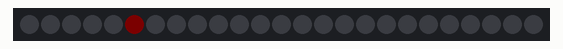
Bench run of a sketch on a simulated Arduino Uno, built with avr-gcc and run on an emulated ATmega328P. Shown: 25 RGB LEDs in strip order, left to right. Dim RGB values are drawn brighter than linear; random numbers use the default seed unless the sketch sets one.

Above: at 1.54 s.
At 6.43 s:
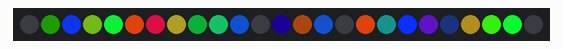
At 12.05 s:
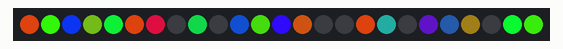
At 20.9 s:
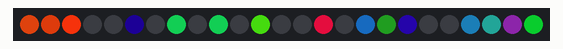
At 30.34 s:
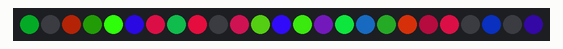
At 39.81 s:
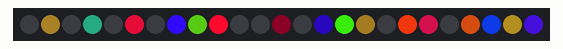

The sketch:

led_strip_random.ino
```cpp
#include "SPI.h"
#include "Adafruit_WS2801.h"

typedef struct Pixel {
  uint32_t color;
  byte mode;
  float level;
  float delta;
  unsigned int wait;
} Pixel;

Adafruit_WS2801 strip = Adafruit_WS2801(25, 3, 2);

Pixel* pixels;

uint32_t color;
float level = 0.0;
float delta = 0.01;

void setup() {
  randomSeed(analogRead(0));
  strip.begin();
  fill(Color(0, 0, 0));
  strip.show();
  pixels = (Pixel*)calloc(strip.numPixels(), sizeof(Pixel));
  for (int i = 0; i < strip.numPixels(); i++) {
    pixels[i].mode = 0;
  }
  color = Color(0x91, 0x37, 0x02);
}

uint32_t palette[] = {
  /*
  Color(0xFF, 0x00, 0x00),
  Color(0x00, 0xFF, 0x00),
  Color(0x00, 0x00, 0xFF),
  Color(0xFF, 0xFF, 0xFF),
  Color(0x00, 0x00, 0x00),
  /* */
  /*
  Color(0xED, 0xF3, 0x93),
  Color(0xF5, 0xE6, 0x65),
  Color(0xFF, 0xC4, 0x72),
  Color(0x4C, 0x02, 0x00),
  Color(0x89, 0xBA, 0xBE)
  /* */

  Color(0x61, 0x2E, 0x34),
  Color(0xE2, 0x7A, 0x4D),
  Color(0xFF, 0xBB, 0x81),
  Color(0xFF, 0xEA, 0xD9),
  Color(0xBE, 0x82, 0xAF),
  Color(0x19, 0x91, 0x9E),
  Color(0xFF, 0x31, 0x00),
  Color(0x72, 0x4C, 0x75)
  /* */
};

const byte palette_size = 8;

void loop() {
   for (int i = 0; i < strip.numPixels(); i++) {
     Pixel* p = &pixels[i];
     switch (p->mode) {
       case 0: // start
        p->wait = random(100, 500);
        p->mode = 1;
        break;
      case 1: // black, wait
        p->wait--;
        if (p->wait <= 0) {
          //p->color = palette[random(0, palette_size)];
          p->color = HSVtoRGB(random(0, 255) / 255.0, 190, 210);
          p->level = 0.0;
          p->delta = random(1, 5) / 200.0;
          p->mode = 2;
        }
        break;
      case 2: // get brighter
        p->level += p->delta;
        if (p->level > 1.0) {
          p->mode = 3;
          p->wait = random(100, 1000);
          p->level = 1.0;
        }
        strip.setPixelColor(i, dim(p->color, p->level));
        break;
      case 3: // fully lit
        p->wait--;
        if (p->wait <= 0) {
          p->mode = 4;
          p->level = 1.0;
          p->delta = random(1, 5) / 200.0;
        }
        break;
      case 4: // get darker again
        p->level -= p->delta;
        if (p->level <= 0.0) {
          p->mode = 0;
          p->level = 0.0;
        }
        strip.setPixelColor(i, dim(p->color, p->level));
        break;
     }
   }
   strip.show();
   delay(10);
}

void fill(uint32_t c) {
  for (int i = 0; i < strip.numPixels(); i++) {
    strip.setPixelColor(i, c);
  }
}

uint32_t Color(byte r, byte g, byte b)
{
  uint32_t c;
  c = r;
  c <<= 8;
  c |= g;
  c <<= 8;
  c |= b;
  return c;
}

uint32_t dim(uint32_t color, float level) {
  uint32_t c;
  c = (byte)((color >> 16 & 0xFF) * level);
  c <<= 8;
  c |= (byte)(((color >> 8) & 0xFF) * level);
  c <<= 8;
  c |= (byte)(((color >> 0) & 0xFF) * level);
  return c;
}

uint32_t HSVtoRGB(float h, float s, float v)
{
  float r, g, b;
  float f, p, q, t;
  int i;

  //if saturation is 0, the color is a shade of grey
  if(s == 0.0) {
    b = v;
    g = b;
    r = g;
  }
  //if saturation > 0, more complex calculations are needed
  else
  {
    h *= 6.0; //to bring hue to a number between 0 and 6, better for the calculations
    i = (int)(floor(h)); //e.g. 2.7 becomes 2 and 3.01 becomes 3 or 4.9999 becomes 4
    f = h - i;//the fractional part of h

    p = (float)(v * (1.0 - s));
    q = (float)(v * (1.0 - (s * f)));
    t = (float)(v * (1.0 - (s * (1.0 - f))));

    switch(i)
    {
      case 0: r=v; g=t; b=p; break;
      case 1: r=q; g=v; b=p; break;
      case 2: r=p; g=v; b=t; break;
      case 3: r=p; g=q; b=v; break;
      case 4: r=t; g=p; b=v; break;
      case 5: r=v; g=p; b=q; break;
      default: r = g = b = 0; break;
    }
  }
  return Color((byte)(r * 255), (byte)(g * 255), (byte)(b * 255));
}
```
